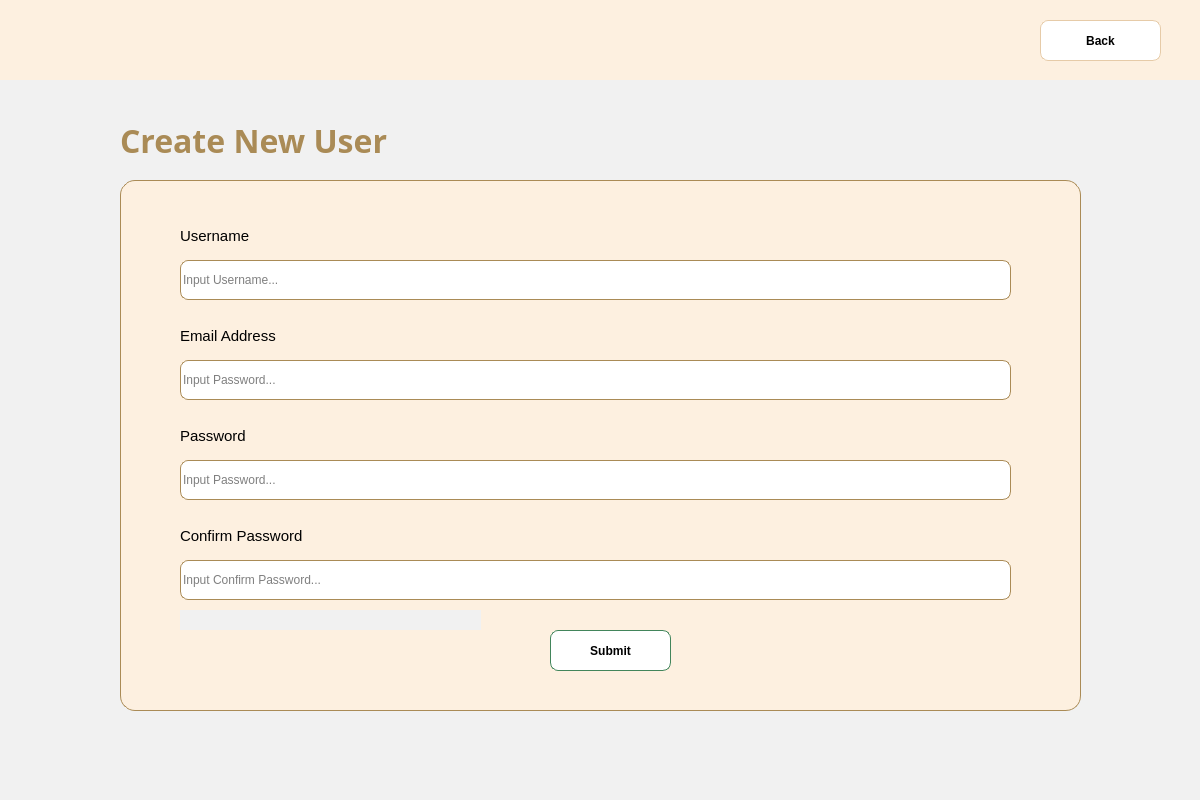
<?xml version="1.0" encoding="UTF-8"?>
<ui version="4.0">
 <class>dialog</class>
 <widget class="QDialog" name="dialog">
  <property name="geometry">
   <rect>
    <x>0</x>
    <y>0</y>
    <width>1200</width>
    <height>800</height>
   </rect>
  </property>
  <property name="windowTitle">
   <string>Dialog</string>
  </property>
  <property name="styleSheet">
   <string notr="true">background-color: rgb(241, 241, 241)</string>
  </property>
  <widget class="QWidget" name="widget" native="true">
   <property name="geometry">
    <rect>
     <x>0</x>
     <y>0</y>
     <width>1200</width>
     <height>80</height>
    </rect>
   </property>
   <property name="styleSheet">
    <string notr="true">background-color: #FDF0E0</string>
   </property>
   <widget class="QPushButton" name="backButton">
    <property name="geometry">
     <rect>
      <x>1040</x>
      <y>20</y>
      <width>121</width>
      <height>41</height>
     </rect>
    </property>
    <property name="font">
     <font>
      <pointsize>9</pointsize>
      <weight>75</weight>
      <bold>true</bold>
     </font>
    </property>
    <property name="cursor">
     <cursorShape>PointingHandCursor</cursorShape>
    </property>
    <property name="styleSheet">
     <string notr="true">QPushButton{
background-color: white;
border-radius: 8px;
border: 1px solid #E6CBA8;
}

QPushButton:hover{ 
background-color: #AA8B56;
color: white;
}</string>
    </property>
    <property name="text">
     <string>Back</string>
    </property>
   </widget>
  </widget>
  <widget class="QLabel" name="label">
   <property name="enabled">
    <bool>true</bool>
   </property>
   <property name="geometry">
    <rect>
     <x>120</x>
     <y>180</y>
     <width>961</width>
     <height>531</height>
    </rect>
   </property>
   <property name="autoFillBackground">
    <bool>false</bool>
   </property>
   <property name="styleSheet">
    <string notr="true">background-color: #FDF0E0;
border-radius: 15px;
border: 1px solid #AA8B56;</string>
   </property>
   <property name="text">
    <string/>
   </property>
  </widget>
  <widget class="QLabel" name="label_2">
   <property name="geometry">
    <rect>
     <x>120</x>
     <y>120</y>
     <width>381</width>
     <height>41</height>
    </rect>
   </property>
   <property name="font">
    <font>
     <family>Berlin Sans FB Demi</family>
     <pointsize>24</pointsize>
     <weight>75</weight>
     <bold>true</bold>
    </font>
   </property>
   <property name="styleSheet">
    <string notr="true">color: #AA8B56</string>
   </property>
   <property name="text">
    <string>Create New User</string>
   </property>
  </widget>
  <widget class="QLabel" name="label_3">
   <property name="geometry">
    <rect>
     <x>180</x>
     <y>220</y>
     <width>141</width>
     <height>31</height>
    </rect>
   </property>
   <property name="font">
    <font>
     <pointsize>11</pointsize>
    </font>
   </property>
   <property name="styleSheet">
    <string notr="true">background-color: rgba(0,0,0,0%)</string>
   </property>
   <property name="text">
    <string>Username</string>
   </property>
  </widget>
  <widget class="QLabel" name="label_4">
   <property name="geometry">
    <rect>
     <x>180</x>
     <y>420</y>
     <width>141</width>
     <height>31</height>
    </rect>
   </property>
   <property name="font">
    <font>
     <pointsize>11</pointsize>
    </font>
   </property>
   <property name="styleSheet">
    <string notr="true">background-color: rgba(0,0,0,0%)</string>
   </property>
   <property name="text">
    <string>Password</string>
   </property>
  </widget>
  <widget class="QLabel" name="label_5">
   <property name="geometry">
    <rect>
     <x>180</x>
     <y>520</y>
     <width>201</width>
     <height>31</height>
    </rect>
   </property>
   <property name="font">
    <font>
     <pointsize>11</pointsize>
    </font>
   </property>
   <property name="styleSheet">
    <string notr="true">background-color: rgba(0,0,0,0%)</string>
   </property>
   <property name="text">
    <string>Confirm Password</string>
   </property>
  </widget>
  <widget class="QLineEdit" name="insertUsername">
   <property name="geometry">
    <rect>
     <x>180</x>
     <y>260</y>
     <width>831</width>
     <height>40</height>
    </rect>
   </property>
   <property name="cursor">
    <cursorShape>IBeamCursor</cursorShape>
   </property>
   <property name="autoFillBackground">
    <bool>false</bool>
   </property>
   <property name="styleSheet">
    <string notr="true">QLineEdit{
background-color: rgb(255, 255, 255);
border-radius: 8px;
border: 1px solid #AA8B56
}

QLineEdit:focus{
border: 2px solid #AA8B56
}</string>
   </property>
   <property name="inputMask">
    <string/>
   </property>
   <property name="text">
    <string/>
   </property>
   <property name="placeholderText">
    <string>Input Username...</string>
   </property>
  </widget>
  <widget class="QLineEdit" name="insertPassword">
   <property name="geometry">
    <rect>
     <x>180</x>
     <y>460</y>
     <width>831</width>
     <height>40</height>
    </rect>
   </property>
   <property name="cursor">
    <cursorShape>IBeamCursor</cursorShape>
   </property>
   <property name="autoFillBackground">
    <bool>false</bool>
   </property>
   <property name="styleSheet">
    <string notr="true">QLineEdit{
background-color: rgb(255, 255, 255);
border-radius: 8px;
border: 1px solid #AA8B56
}

QLineEdit:focus{
border: 2px solid #AA8B56
}</string>
   </property>
   <property name="inputMask">
    <string/>
   </property>
   <property name="text">
    <string/>
   </property>
   <property name="placeholderText">
    <string>Input Password...</string>
   </property>
  </widget>
  <widget class="QLineEdit" name="insertConfirmPass">
   <property name="geometry">
    <rect>
     <x>180</x>
     <y>560</y>
     <width>831</width>
     <height>40</height>
    </rect>
   </property>
   <property name="cursor">
    <cursorShape>IBeamCursor</cursorShape>
   </property>
   <property name="autoFillBackground">
    <bool>false</bool>
   </property>
   <property name="styleSheet">
    <string notr="true">QLineEdit{
background-color: rgb(255, 255, 255);
border-radius: 8px;
border: 1px solid #AA8B56
}

QLineEdit:focus{
border: 2px solid #AA8B56
}</string>
   </property>
   <property name="inputMask">
    <string/>
   </property>
   <property name="text">
    <string/>
   </property>
   <property name="placeholderText">
    <string>Input Confirm Password...</string>
   </property>
  </widget>
  <widget class="QPushButton" name="submitButton">
   <property name="geometry">
    <rect>
     <x>550</x>
     <y>630</y>
     <width>121</width>
     <height>41</height>
    </rect>
   </property>
   <property name="font">
    <font>
     <pointsize>9</pointsize>
     <weight>75</weight>
     <bold>true</bold>
    </font>
   </property>
   <property name="cursor">
    <cursorShape>PointingHandCursor</cursorShape>
   </property>
   <property name="styleSheet">
    <string notr="true">QPushButton{
background-color: white;
border-radius: 8px;
border: 1px solid #42855B;
}

QPushButton:hover{ 
background-color: #7FB77E;
color: white;
}</string>
   </property>
   <property name="text">
    <string>Submit</string>
   </property>
  </widget>
  <widget class="QLineEdit" name="insertEmail">
   <property name="geometry">
    <rect>
     <x>180</x>
     <y>360</y>
     <width>831</width>
     <height>40</height>
    </rect>
   </property>
   <property name="cursor">
    <cursorShape>IBeamCursor</cursorShape>
   </property>
   <property name="autoFillBackground">
    <bool>false</bool>
   </property>
   <property name="styleSheet">
    <string notr="true">QLineEdit{
background-color: rgb(255, 255, 255);
border-radius: 8px;
border: 1px solid #AA8B56
}

QLineEdit:focus{
border: 2px solid #AA8B56
}</string>
   </property>
   <property name="inputMask">
    <string/>
   </property>
   <property name="text">
    <string/>
   </property>
   <property name="placeholderText">
    <string>Input Password...</string>
   </property>
  </widget>
  <widget class="QLabel" name="label_6">
   <property name="geometry">
    <rect>
     <x>180</x>
     <y>320</y>
     <width>141</width>
     <height>31</height>
    </rect>
   </property>
   <property name="font">
    <font>
     <pointsize>11</pointsize>
    </font>
   </property>
   <property name="styleSheet">
    <string notr="true">background-color: rgba(0,0,0,0%)</string>
   </property>
   <property name="text">
    <string>Email Address</string>
   </property>
  </widget>
  <widget class="QLabel" name="error">
   <property name="geometry">
    <rect>
     <x>180</x>
     <y>610</y>
     <width>301</width>
     <height>20</height>
    </rect>
   </property>
   <property name="font">
    <font>
     <pointsize>6</pointsize>
     <weight>75</weight>
     <bold>true</bold>
    </font>
   </property>
   <property name="styleSheet">
    <string notr="true">color: red</string>
   </property>
   <property name="text">
    <string/>
   </property>
  </widget>
 </widget>
 <resources/>
 <connections/>
</ui>
